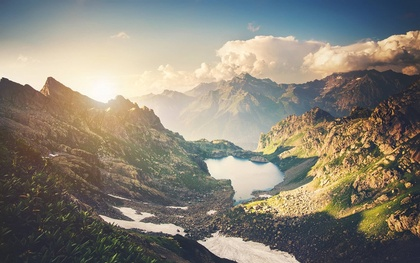
%> input picture landscape.jpg, 420 x 263 px, shrunk from 1095 x 685 before the run
$ octave edgedetection.m   (GNU Octave 9; MATLAB toolbox functions it lacks are replaced by stand-ins)
%> lines starting %> are read from the running program, lines starting %| are printed output that depends on the picture; in (x1, y1, x2, y2) boxes, pixels count from 0 and x2, y2 are one past the last pixel; in counts of white or black regions, pixels touching at a corner belong together; the program's own positions count from 1
clc;
clear all;
close all;
im = imread('landscape.jpg');
%> im is the input picture: size 263x420x3 uint8; mean R, G, B 136.3, 130.4, 118.4
im_c=im;
if(size(im,3)==3)
    im=rgb2gray(im);
%> im: size 263x420 uint8
end
gaus_m = fspecial('Gaussian',[7 7],1.6);
im_filt= imfilter(im, gaus_m);

im_filt1= medfilt2(im_filt, [7 7]);


sob_mx= fspecial('sobel');
sob_my= fspecial('sobel');

im_sobx = imfilter(im_filt1, sob_mx);
im_soby = imfilter(im_filt1, sob_my);

im_sob_new = sqrt(im2double(im_sobx.^2+im_soby.^2));
im_sob_grad=atan2(im2double(abs(im_soby)),im2double(abs(im_sobx)))*180/pi;
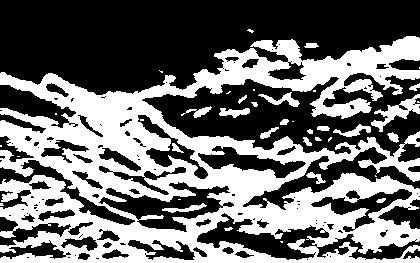
%> im_sob_grad: size 263x420 double; values 0 (black) and 45 (white), 42.7% white; 39 white regions (17 under 20 px), largest, box (x1, y1, x2, y2) and area: (0, 36, 420, 263) 44783, (371, 94, 420, 132) 597, (258, 92, 300, 107) 229

im_grad_round=im_sob_grad;

if (im_sob_grad>=-22.5 & im_sob_grad<22.5) | (im_sob_grad>=157.5 & im_sob_grad<=180) | (im_sob_grad>=-180 & im_sob_grad<-180+22.5)
		im_grad_round=0;
	elseif (im_sob_grad>=22.5 & im_sob_grad<67.5) | (im_sob_grad>=-180+22.5 & im_sob_grad<-180+67.5)
		im_grad_round=45;
	elseif (im_sob_grad>=67.5 & im_sob_grad<112.5) | (im_sob_grad>=-180+67.5 & im_sob_grad<-67.5)
		im_grad_round=90;
	elseif (im_sob_grad>=112.5 & im_sob_grad<157.5) | (im_sob_grad>=-67.5 & im_sob_grad<-22.5)
		im_grad_round=135;
end

[m,n]=size(im_grad_round);
%> m = 263; n = 420

im_pad = zeros(size(im_sob_new)+2);
im_pad(2:end-1,2:end-1) = im_sob_new;
im_edge = zeros(size(im_sob_new));

for i=2:m+1
		for j=2:n+1
			if im_grad_round(i-1,j-1)==0
				if im_pad(i,j)>=im_pad(i,j-1) & im_pad(i,j)>=im_pad(i,j+1)
					im_edge(i-1,j-1) = im_pad(i,j);
				end
			elseif im_grad_round(i-1,j-1)==45
				if im_pad(i,j)>=im_pad(i-1,j+1) & im_pad(i,j)>=im_pad(i+1,j-1)
					im_edge(i-1,j-1) = im_pad(i,j);
				end
			elseif im_grad_round(i-1,j-1)==90
				if im_pad(i,j)>=im_pad(i-1,j) & im_pad(i,j)>=im_pad(i+1,j)
					im_edge(i-1,j-1) = im_pad(i,j);
				end
			else
				if im_pad(i,j)>=im_pad(i-1,j-1) & im_pad(i,j)>=im_pad(i+1,j-1)
					im_edge(i-1,j-1) = im_pad(i,j);
				end
			end
		end
end
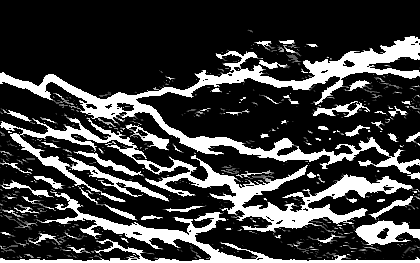
%> im_edge: size 263x420 double; min 0, max 1, mean 0.24

t_high = 0.5;
t_low = 0.2;
im_edge1=im_edge;
for i=1:m
    for j=1:n
        if im_edge(i,j)<t_low
            im_edge1(i,j)=0;
        elseif im_edge(i,j)>=t_high
            im_edge1(i,j) = im_edge(i,j);
        else
            im_edge1(i,j) = t_low;
        end
    end
end
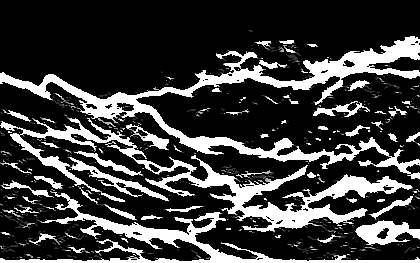
%> im_edge1: size 263x420 double; 2.72% of pixels changed, all inside (x1, y1, x2, y2) = (0, 29, 420, 259)


for i=1:m
    for j=1:n
        im_edge2(i,j)=im_edge1(i,j);
        if im_edge1(i,j)>0
            im_edge2(i,j)=1;
        else
            im_edge2(i,j)=0;
        end
    end
end
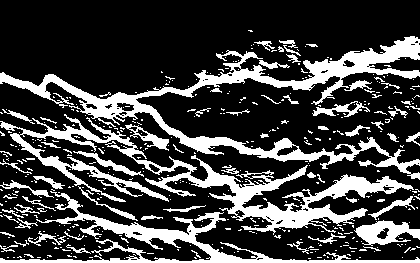
%> im_edge2: size 263x420 double; values 0 (black) and 1 (white), 25.6% white; 434 white regions (373 under 20 px), largest, box (x1, y1, x2, y2) and area: (0, 36, 420, 180) 9112, (0, 114, 414, 235) 8193, (0, 191, 420, 263) 4276

im_edge3 = bwmorph(im_edge2, 'skel', Inf);
%> im_edge3: size 263x420 logical; 10.8% white in thin lines or dots, all inside (x1, y1, x2, y2) = (0, 30, 420, 263)


%bilateral filtering
w=5;
sig_d = 3;
sig_r = 0.1;
im_r = im2double(im_c(:,:,1));
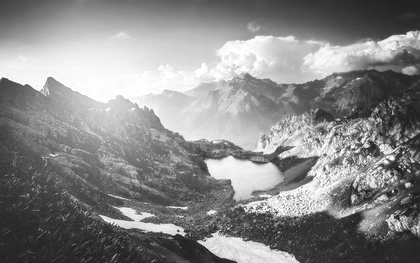
%> im_r: size 263x420 double; min 0.0863, max 1, mean 0.534
im_g = im2double(im_c(:,:,2));
im_b = im2double(im_c(:,:,3));
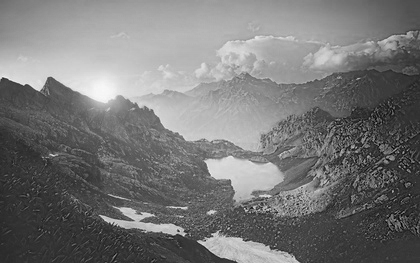
%> im_b: size 263x420 double; min 0, max 0.976, mean 0.464

[X,Y] = meshgrid(-w:w,-w:w);
c = exp(-(X.^2+Y.^2)/(2*sig_d^2));
[m,n] = size(im_r);
B = zeros([m,n]);
for k = 1:1
  for i = 1:m
     for j = 1:n

           i_min = max(i-w,1);
           i_max = min(i+w,m);
           j_min = max(j-w,1);
           j_max = min(j+w,n);

           I_r = im_r(i_min:i_max,j_min:j_max);
           I_g = im_g(i_min:i_max,j_min:j_max);
           I_b = im_b(i_min:i_max,j_min:j_max);

           H_r = exp(-(I_r-im_r(i,j)).^2/(2*sig_r^2));
           H_g = exp(-(I_g-im_g(i,j)).^2/(2*sig_r^2));
           H_b = exp(-(I_b-im_b(i,j)).^2/(2*sig_r^2));

           F_r = H_r.*c((i_min:i_max)-i+w+1,(j_min:j_max)-j+w+1);
           F_g = H_g.*c((i_min:i_max)-i+w+1,(j_min:j_max)-j+w+1);
           F_b = H_b.*c((i_min:i_max)-i+w+1,(j_min:j_max)-j+w+1);

           B_r(i,j) = sum(F_r(:).*I_r(:))/sum(F_r(:));
           B_g(i,j) = sum(F_g(:).*I_g(:))/sum(F_g(:));
           B_b(i,j) = sum(F_b(:).*I_b(:))/sum(F_b(:));
     end
  end
end
im_bifilt(:,:,1)=B_r;
im_bifilt(:,:,2)=B_g;
im_bifilt(:,:,3)=B_b;

%superimposing

im_edge_invert = 1-im_edge3;
im_final(:,:,1) = B_r.*im_edge_invert;
im_final(:,:,2) = B_g.*im_edge_invert;
im_final(:,:,3) = B_b.*im_edge_invert;
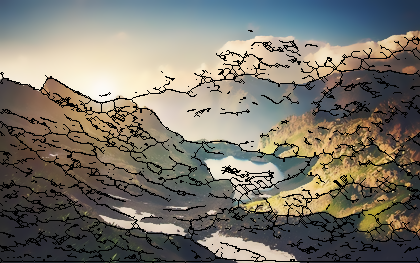
%> im_final: size 263x420x3 double; mean R, G, B 0.481, 0.463, 0.422
